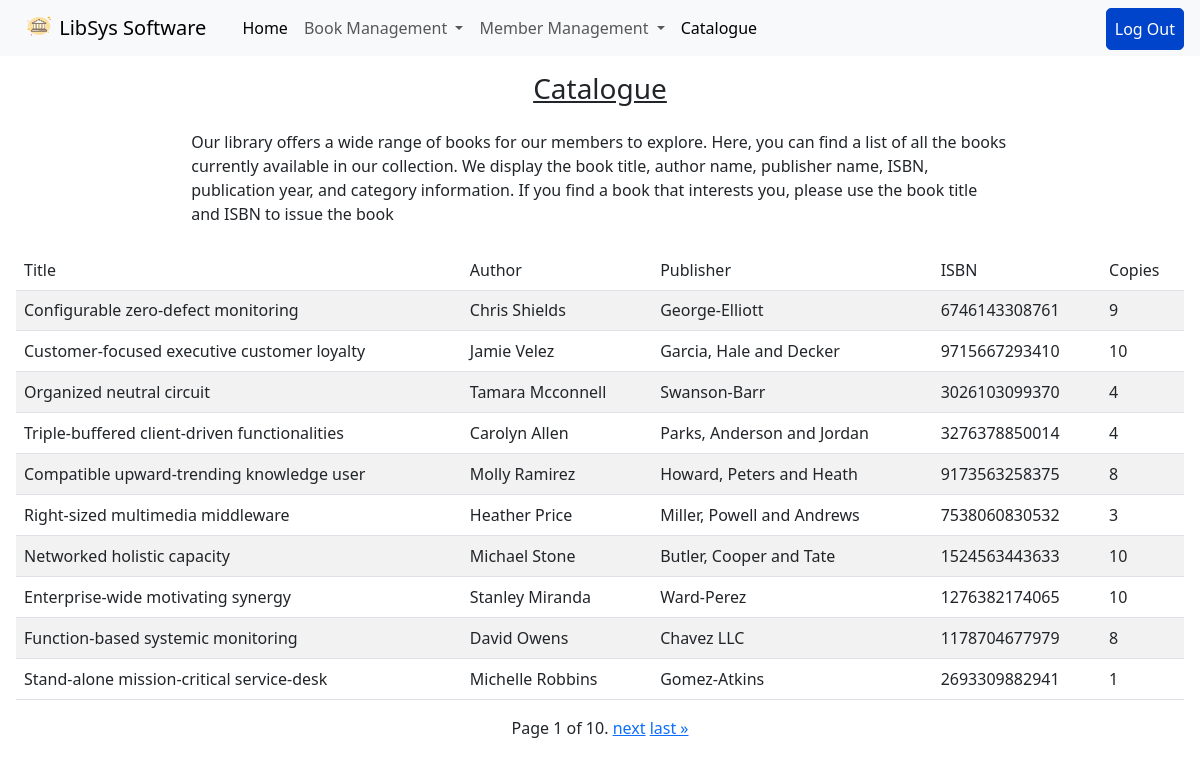
Page /catalogue/ (signed in) on the committed database.
### library/models.py (models this page shows)
class Book(models.Model):
    title = models.CharField(max_length=255)
    author = models.CharField(max_length=255)
    publisher = models.CharField(max_length=255)
    isbn = models.BigIntegerField(primary_key=True)
    num_of_copies = models.IntegerField()

### library/views/customViews.py (the view)
# urls.py: path("catalogue/", ListBook.as_view(), name="listBooks")
class ListBook(FormView):
    items_per_page = 10
    template_name = "catalogue.html"
    def get(self, request, *args, **kwargs):
        books = Book.objects.all()
        paginator = Paginator(books, self.items_per_page)
        current_page = request.GET.get('page')
        page_obj = paginator.get_page(current_page)
        return render(request, self.template_name, {'page_obj': page_obj})

### templates/catalogue.html (shortened to what this page needs)
{% extends 'base.html' %}
{% block content %}
{% if user.is_authenticated %}
<h3 class="main-heading">Catalogue</h3>
<div class="fillers">
   Our library offers a wide range of books for our members to explore. Here, you can find a list of all the books currently available in our collection. We display the book title, author name, publisher name, ISBN, publication year, and category information. If you find a book that interests you, please use the book title and ISBN to issue the book
</div>
      <div class="table-container">
         <table class="table table-striped table-hover">
            <tr><thead>
               <td>Title</td>
               <td>Author</td>
               <td>Publisher</td>
               <td>ISBN</td>
               <td>Copies</td>
            </thead></tr>
            {% for book in page_obj %}
               <tr>
                  <td>{{book.title}}</td>
                  <td>{{book.author}}</td>
                  <td>{{book.publisher}}</td>
                  <td>{{book.isbn}}</td>
                  <td>{{book.num_of_copies}}</td>
               </tr>
            {% endfor %}
         </table>
      </div>
   <div class="pagination">
       <span class="step-links">
           <span class="current-page">
               Page {{ page_obj.number }} of {{ page_obj.paginator.num_pages }}.
           </span>
           {% if page_obj.has_next %}
               <a href="?page={{ page_obj.next_page_number }}">next</a>
               <a href="?page={{ page_obj.paginator.num_pages }}">last &raquo;</a>
           {% endif %}
       </span>
   </div>
{% else %}
<div class="login-suggest">
   <p>You are not logged in</p>
   <a href="{% url 'login' %}">Login</a>
</div>
{% endif %}
{% endblock content %}

### static/css/style.css (style rules this page uses)
* { box-sizing: border-box; }
body { width: 100vw; position: relative; }
.main .table-container { overflow-y: scroll; }
.main .table-container thead { vertical-align: middle; }
.main .pagination { justify-content: center; }
.main .fillers { display: none; }
@media screen and (min-width: 769px) { .main .table-container { overflow-y: scroll; } }
@media screen and (min-width: 769px) { .main .fillers { display: block; padding: auto 3rem; width: 70%; margin: 1.5rem auto; } }
.main > .main-heading { text-align: center; text-decoration: underline; }
@media screen and (min-width: 769px) { .main > .main-heading { text-align: center; } }

### rows in the picture
Book: title "Configurable zero-defect monitoring", author "Chris Shields", publisher "George-Elliott", isbn "6746143308761", num_of_copies "9"
Book: title "Customer-focused executive customer loyalty", author "Jamie Velez", publisher "Garcia, Hale and Decker", isbn "9715667293410", num_of_copies "10"
Book: title "Organized neutral circuit", author "Tamara Mcconnell", publisher "Swanson-Barr", isbn "3026103099370", num_of_copies "4"
Book: title "Triple-buffered client-driven functionalities", author "Carolyn Allen", publisher "Parks, Anderson and Jordan", isbn "3276378850014", num_of_copies "4"
Book: title "Compatible upward-trending knowledge user", author "Molly Ramirez", publisher "Howard, Peters and Heath", isbn "9173563258375", num_of_copies "8"
Book: title "Right-sized multimedia middleware", author "Heather Price", publisher "Miller, Powell and Andrews", isbn "7538060830532", num_of_copies "3"
Book: title "Networked holistic capacity", author "Michael Stone", publisher "Butler, Cooper and Tate", isbn "1524563443633", num_of_copies "10"
Book: title "Enterprise-wide motivating synergy", author "Stanley Miranda", publisher "Ward-Perez", isbn "1276382174065", num_of_copies "10"
Book: title "Function-based systemic monitoring", author "David Owens", publisher "Chavez LLC", isbn "1178704677979", num_of_copies "8"
Book: title "Stand-alone mission-critical service-desk", author "Michelle Robbins", publisher "Gomez-Atkins", isbn "2693309882941", num_of_copies "1"

### other values in the picture
{{ page_obj.number }} "1"
{{ page_obj.paginator.num_pages }} "10"
